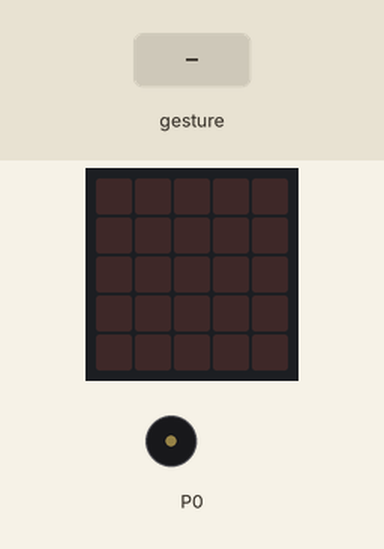
Recording of a program running on a simulated BBC micro:bit running MicroPython. On the bench: the board's 5×5 LED display, buzzer (waves = sounding). The inputs (shaded band) are chosen by the test bench. Random numbers come from a fixed seed; a tilt is held for 1.5 s and a shake lasts 1 s, then the board lies face up again.

Above: at 1.2 s.
1.3 s: gesture 'shake'
At 1.74 s:
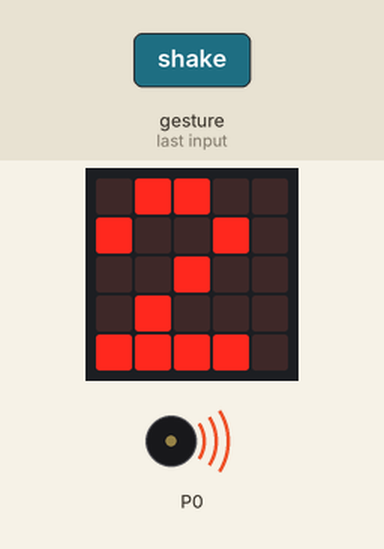
At 2.64 s:
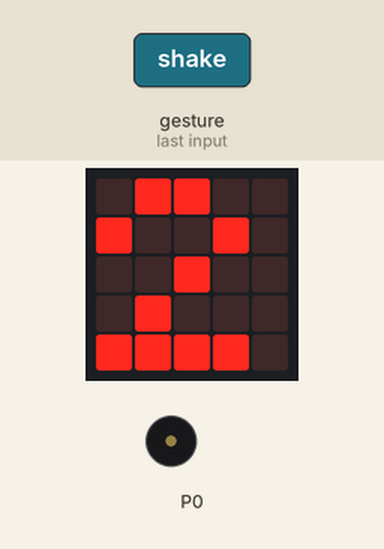
4.3 s: gesture 'shake'
At 11.3 s:
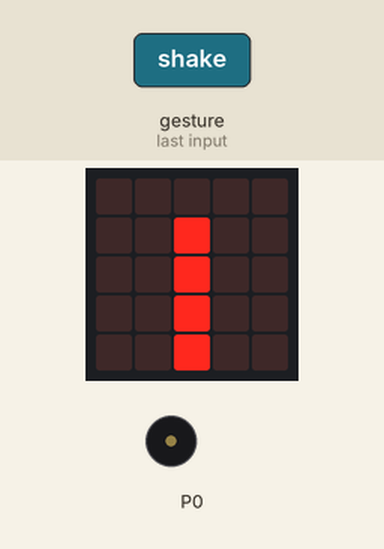
Timing chart, 0 to 12.8 s (numbered marks = the images above; inputs shaded):
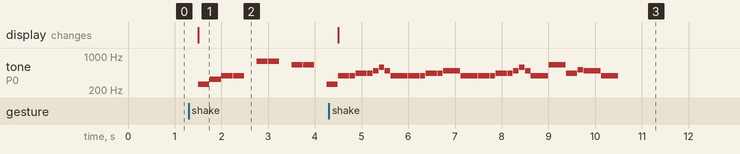

The program:

microbit_dice_with_images.py
```python
from microbit import *
import random
import music
numbers = [Image('00000:'
                 '00900:'
                 '00900:'
                 '00900:'
                 '00900:'),
          Image('09900:'
                '90090:'
                '00900:'
                '09000:'
                '99990:'),
          Image('00999:'
                '00009:'
                '00999:'
                '00009:'
                '00999:'),
          Image('90090:'
                '90090:'
                '99990:'
                '00090:'
                '00090:'),
          Image('09990:'
                '90000:'
                '09900:'
                '00090:'
                '99900:'),
          Image('99990:'
                '90000:'
                '99990:'
                '90090:'
                '99990:')]
GREENSLEEVES = ['A:2', 'C5:4', 'D:2', 'E:3', 'F:1', 'E:2', 'D:4', 'B4:2', 'G:3', 'A:1', 'B:2', 'C5:4', 'A4:2', 'A:3', 'G#:1', 'A:2', 'B:4', 'G#:2', 'E:4', 'A:2', 'C5:4', 'D:2', 'E:3', 'F:1', 'E:2', 'D:4', 'B4:2', 'G:3', 'A:1', 'B:2', 'C5:3', 'B4:1', 'A:2', 'G#:3', 'F#:1', 'G#:2', 'A:4', 'A:2', 'A:6']
POP_WEASEL = ['G:2', 'G:1', 'A:2', 'A:1', 'B', 'D5', 'B4', 'G:3', 'G:2', 'G:1', 'A:2', 'A:1', 'B:3', 'G', 'G:2', 'G:1', 'A:2', 'A:1', 'B', 'D5', 'B4', 'G:3', 'E5:3', 'A4:2', 'C5:1', 'B4:3', 'G']
BLUE_DANUBE = ['C4:2', 'E', 'G', 'G', 'R', 'G5', 'G', 'R', 'E', 'E', 'R', 'C4', 'C', 'E', 'G', 'G', 'R', 'G5', 'G', 'R', 'F', 'F', 'R', 'B3', 'B', 'D4', 'A', 'A', 'R', 'A5', 'A', 'R', 'F', 'F', 'R', 'B3']

pieces  =[GREENSLEEVES, POP_WEASEL, BLUE_DANUBE]
while True:
  if accelerometer.was_gesture('shake'):
    display.show(random.choice(numbers))
    music.play(random.choice(pieces), wait=False, loop=False)
```

Measured:
- after the input at 1.3 s, tone on P0: plays 262 Hz for 0.24 s, 330 Hz for 0.24 s, 392 Hz for 0.24 s, 392 Hz for 0.24 s, 784 Hz for 0.24 s, 784 Hz for 0.24 s … (9 notes in this stretch), starting after 0.20 s; the display: changes after 0.20 s (image 1)
- after the input at 4.3 s, the display: changes after 0.20 s (image 3)
